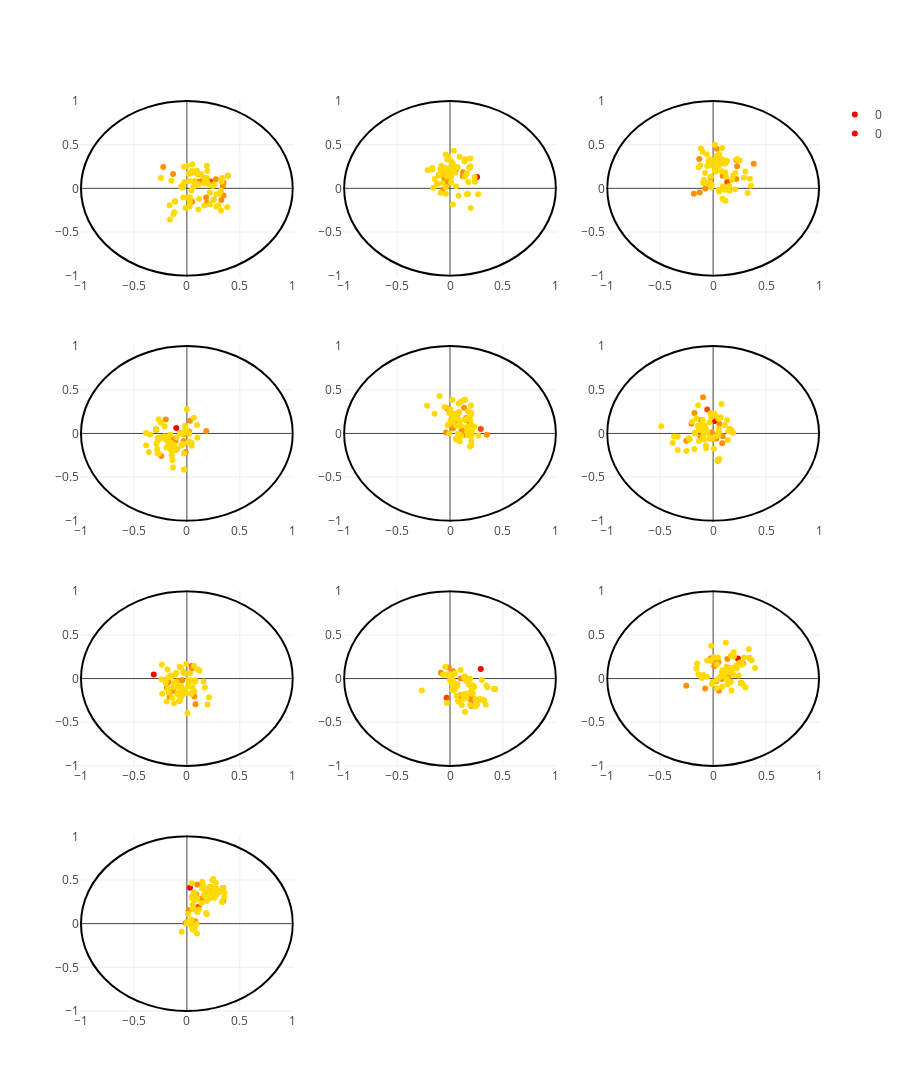

Notebook code cell kept with this figure:
### Code cell
hyp_model = Glove.load(hyp_model_fn["50_2D"])
hyp_wv = hyp_model.wv
offset = None # np.array([0.25, 0])

plot_wordnet_per_level(hyp_model, labeled_word_dict, ratio_words=1,
                       left_offset=offset, right_offset=offset, aggregate="w")

### Figure 1 — Plotly figure (JSON) as saved in the notebook; plotly's stock layout.template omitted (floating-point values rounded to 4 significant figures)
{"data": [{"marker": {"color": "rgb(255, 0, 0)"}, "mode": "markers", "name": "0", "text": ["entity"], "textposition": "top right", "type": "scatter", "x": [0.09753], "xaxis": "x1", "y": [0.07305], "yaxis": "y1"}, {"marker": {"color": "rgb(255, 0, 0)"}, "mode": "markers", "name": "0", "text": ["entity"], "textposition": "top right", "type": "scatter", "x": [0.2551], "xaxis": "x2", "y": [0.1301], "yaxis": "y2"}, {"marker": {"color": "rgb(255, 0, 0)"}, "mode": "markers", "name": "0", "showlegend": false, "text": ["entity"], "textposition": "top right", "type": "scatter", "x": [0.07204], "xaxis": "x3", "y": [0.3036], "yaxis": "y3"}, {"marker": {"color": "rgb(255, 0, 0)"}, "mode": "markers", "name": "0", "showlegend": false, "text": ["entity"], "textposition": "top right", "type": "scatter", "x": [-0.1005], "xaxis": "x4", "y": [0.06111], "yaxis": "y4"}, {"marker": {"color": "rgb(255, 0, 0)"}, "mode": "markers", "name": "0", "showlegend": false, "text": ["entity"], "textposition": "top right", "type": "scatter", "x": [0.1795], "xaxis": "x5", "y": [0.1461], "yaxis": "y5"}, {"marker": {"color": "rgb(255, 0, 0)"}, "mode": "markers", "name": "0", "showlegend": false, "text": ["entity"], "textposition": "top right", "type": "scatter", "x": [0.01856], "xaxis": "x6", "y": [0.1439], "yaxis": "y6"}, {"marker": {"color": "rgb(255, 0, 0)"}, "mode": "markers", "name": "0", "showlegend": false, "text": ["entity"], "textposition": "top right", "type": "scatter", "x": [-0.3129], "xaxis": "x7", "y": [0.04636], "yaxis": "y7"}, {"marker": {"color": "rgb(255, 0, 0)"}, "mode": "markers", "name": "0", "showlegend": false, "text": ["entity"], "textposition": "top right", "type": "scatter", "x": [0.2904], "xaxis": "x8", "y": [0.1099], "yaxis": "y8"}, {"marker": {"color": "rgb(255, 0, 0)"}, "mode": "markers", "name": "0", "showlegend": false, "text": ["entity"], "textposition": "top right", "type": "scatter", "x": [0.234], "xaxis": "x9", "y": [0.2282], "yaxis": "y9"}, {"marker": {"color": "rgb(255, 0, 0)"}, "mode": "markers", "name": "0", "showlegend": false, "text": ["entity"], "textposition": "top right", "type": "scatter", "x": [0.02883], "xaxis": "x10", "y": [0.41], "yaxis": "y10"}, {"marker": {"color": "rgb(255, 72, 0)"}, "mode": "markers", "name": "1", "showlegend": false, "text": ["abstraction", "thing"], "textposition": "top right", "type": "scatter", "x": [0.2223, 0.2435], "xaxis": "x1", "y": [0.07738, 0.02851], "yaxis": "y1"}, {"marker": {"color": "rgb(255, 72, 0)"}, "mode": "markers", "name": "1", "showlegend": false, "text": ["abstraction", "thing"], "textposition": "top right", "type": "scatter", "x": [0.05236, 0.005583], "xaxis": "x2", "y": [0.21, 0.2175], "yaxis": "y2"}, {"marker": {"color": "rgb(255, 72, 0)"}, "mode": "markers", "name": "1", "showlegend": false, "text": ["abstraction", "thing"], "textposition": "top right", "type": "scatter", "x": [0.1327, 0.04435], "xaxis": "x3", "y": [0.0714, 0.2724], "yaxis": "y3"}, {"marker": {"color": "rgb(255, 72, 0)"}, "mode": "markers", "name": "1", "showlegend": false, "text": ["abstraction", "thing"], "textposition": "top right", "type": "scatter", "x": [-0.01799, -0.2907], "xaxis": "x4", "y": [0.002047, 0.04658], "yaxis": "y4"}, {"marker": {"color": "rgb(255, 72, 0)"}, "mode": "markers", "name": "1", "showlegend": false, "text": ["abstraction", "thing"], "textposition": "top right", "type": "scatter", "x": [0.2908, 0.04322], "xaxis": "x5", "y": [0.05025, 0.2187], "yaxis": "y5"}, {"marker": {"color": "rgb(255, 72, 0)"}, "mode": "markers", "name": "1", "showlegend": false, "text": ["abstraction", "thing"], "textposition": "top right", "type": "scatter", "x": [-0.05548, 0.04437], "xaxis": "x6", "y": [0.2752, -0.3087], "yaxis": "y6"}, {"marker": {"color": "rgb(255, 72, 0)"}, "mode": "markers", "name": "1", "showlegend": false, "text": ["abstraction", "thing"], "textposition": "top right", "type": "scatter", "x": [0.04677, -0.1243], "xaxis": "x7", "y": [0.1429, -0.101], "yaxis": "y7"}, {"marker": {"color": "rgb(255, 72, 0)"}, "mode": "markers", "name": "1", "showlegend": false, "text": ["abstraction", "thing"], "textposition": "top right", "type": "scatter", "x": [-0.03271, 0.1444], "xaxis": "x8", "y": [-0.2211, -0.2005], "yaxis": "y8"}, {"marker": {"color": "rgb(255, 72, 0)"}, "mode": "markers", "name": "1", "showlegend": false, "text": ["abstraction", "thing"], "textposition": "top right", "type": "scatter", "x": [0.03189, 0.2633], "xaxis": "x9", "y": [0.1716, -0.05081], "yaxis": "y9"}, {"marker": {"color": "rgb(255, 72, 0)"}, "mode": "markers", "name": "1", "showlegend": false, "text": ["abstraction", "thing"], "textposition": "top right", "type": "scatter", "x": [0.1099, 0.3429], "xaxis": "x10", "y": [0.1939, 0.4073], "yaxis": "y10"}, {"marker": {"color": "rgb(255, 145, 0)"}, "mode": "markers", "name": "2", "showlegend": false, "text": ["thing", "object", "matter", "attribute", "process", "group", "relation", "communication", "measure", "change", "freshener", "horror", "pacifier", "stinker", "otherworld", "set", "substance"], "textposition": "top right", "type": "scatter", "x": [0.2435, 0.3454, 0.3396, 0.273, 0.3461, -0.1125, 0.1414, 0.1818, 0.3255, 0.2524, 0.1885, -0.2233, 0.1094, 0.11, -0.1305, 0.05028, 0.3864], "xaxis": "x1", "y": [0.02851, 0.06561, 0.02787, 0.1028, -0.08311, -0.1505, 0.08749, -0.1036, -0.1333, -0.1312, -0.166, 0.245, 0.1656, 0.05932, 0.164, -0.1541, 0.1452], "yaxis": "y1"}, {"marker": {"color": "rgb(255, 145, 0)"}, "mode": "markers", "name": "2", "showlegend": false, "text": ["thing", "object", "matter", "attribute", "process", "group", "relation", "communication", "measure", "change", "freshener", "horror", "pacifier", "stinker", "otherworld", "set", "substance"], "textposition": "top right", "type": "scatter", "x": [0.005583, 0.1216, -0.04295, -0.03614, -0.0491, 0.1846, -0.05654, 0.1235, -0.03529, -0.1711, -0.01096, -0.1057, -0.01967, -0.06529, -0.04478, -0.07205, 0.006685], "xaxis": "x2", "y": [0.2175, 0.1383, 0.2176, 0.0549, 0.1748, 0.2385, 0.1258, 0.1832, 0.1033, 0.2177, 0.09693, 0.1504, 0.06636, -0.01736, 0.07901, 0.1498, 0.1475], "yaxis": "y2"}, {"marker": {"color": "rgb(255, 145, 0)"}, "mode": "markers", "name": "2", "showlegend": false, "text": ["thing", "object", "matter", "attribute", "process", "group", "relation", "communication", "measure", "change", "freshener", "horror", "pacifier", "stinker", "otherworld", "set", "substance"], "textposition": "top right", "type": "scatter", "x": [0.04435, 0.1198, 0.02263, 0.3839, -0.131, -0.04161, 0.2263, 0.2196, 0.2187, 0.02936, -0.1821, -0.02359, -0.127, -0.07344, 0.09003, 0.03307, -0.01851], "xaxis": "x3", "y": [0.2724, 0.2977, 0.2575, 0.2819, 0.3347, 0.3168, 0.2523, 0.3234, 0.1069, 0.3366, -0.06051, 0.1218, -0.04757, -0.0005718, 0.1442, 0.4525, 0.04229], "yaxis": "y3"}, {"marker": {"color": "rgb(255, 145, 0)"}, "mode": "markers", "name": "2", "showlegend": false, "text": ["thing", "object", "matter", "attribute", "process", "group", "relation", "communication", "measure", "change", "freshener", "horror", "pacifier", "stinker", "otherworld", "set", "substance"], "textposition": "top right", "type": "scatter", "x": [-0.2907, -0.1429, -0.1505, -0.1079, -0.1341, -0.06433, -0.1152, 0.02087, -0.2421, -0.121, 0.1836, -0.199, -0.03101, -0.03058, 0.02918, -0.0121, -0.2497], "xaxis": "x4", "y": [0.04658, -0.05882, -0.1181, -0.08737, -0.1217, 0.001557, -0.1725, 0.02259, -0.2595, -0.13, 0.02799, 0.1607, -0.08597, -0.005741, 0.1465, -0.2126, -0.04552], "yaxis": "y4"}, {"marker": {"color": "rgb(255, 145, 0)"}, "mode": "markers", "name": "2", "showlegend": false, "text": ["thing", "object", "matter", "attribute", "process", "group", "relation", "communication", "measure", "change", "freshener", "horror", "pacifier", "stinker", "otherworld", "set", "substance"], "textposition": "top right", "type": "scatter", "x": [0.04322, 0.1335, -0.02574, 0.02911, 0.1529, 0.07177, 0.04437, 0.1109, 0.02034, 0.08322, 0.03024, 0.3481, 0.1287, -0.03676, 0.07011, 0.06981, 0.1496], "xaxis": "x5", "y": [0.2187, 0.293, 0.2862, 0.06004, 0.1781, 0.09237, 0.1993, 0.03547, 0.1751, 0.2425, 0.07488, -0.01573, -0.01915, 0.01094, 0.1236, 0.2159, 0.1569], "yaxis": "y5"}, {"marker": {"color": "rgb(255, 145, 0)"}, "mode": "markers", "name": "2", "showlegend": false, "text": ["thing", "object", "matter", "attribute", "process", "group", "relation", "communication", "measure", "change", "freshener", "horror", "pacifier", "stinker", "otherworld", "set", "substance"], "textposition": "top right", "type": "scatter", "x": [0.04437, -0.07793, 0.02886, 0.08634, -0.1763, -0.1737, 0.05728, -0.0953, -0.1158, -0.08556, -0.2035, -0.1092, -0.1189, 0.09083, -0.01257, -0.2531, -0.09541], "xaxis": "x6", "y": [-0.3087, 0.03119, -0.06006, -0.1113, 0.2334, 0.002225, 0.1072, 0.4133, 0.1528, 0.003666, 0.1107, -0.0645, -0.03237, -0.03251, 0.01296, -0.08453, 0.05757], "yaxis": "y6"}, {"marker": {"color": "rgb(255, 145, 0)"}, "mode": "markers", "name": "2", "showlegend": false, "text": ["thing", "object", "matter", "attribute", "process", "group", "relation", "communication", "measure", "change", "freshener", "horror", "pacifier", "stinker", "otherworld", "set", "substance"], "textposition": "top right", "type": "scatter", "x": [-0.1243, -0.104, -0.1301, -0.08967, -0.1891, -0.07062, -0.09348, -0.1629, -0.1728, -0.1688, -0.05073, 0.07059, -0.02937, 0.04549, -0.04549, 0.0813, -0.09479], "xaxis": "x7", "y": [-0.101, -0.06875, -0.1435, -0.02914, -0.1084, -0.2539, -0.05603, -0.211, -0.04244, -0.1614, -0.0202, -0.2067, 0.06898, 0.1146, -0.02224, -0.2954, -0.09141], "yaxis": "y7"}, {"marker": {"color": "rgb(255, 145, 0)"}, "mode": "markers", "name": "2", "showlegend": false, "text": ["thing", "object", "matter", "attribute", "process", "group", "relation", "communication", "measure", "change", "freshener", "horror", "pacifier", "stinker", "otherworld", "set", "substance"], "textposition": "top right", "type": "scatter", "x": [0.1444, 0.05726, 0.1988, 0.1073, 0.2011, 0.4194, 0.2036, 0.1433, 0.2042, 0.3213, 0.101, 0.1018, -0.0121, 0.02764, -0.08582, 0.2175, 0.1821], "xaxis": "x8", "y": [-0.2005, -0.06601, -0.2581, -0.185, -0.315, -0.1192, -0.1508, -0.1793, -0.2048, -0.2501, -0.0006356, -0.2207, 0.1274, 0.08411, 0.06691, -0.2383, -0.0692], "yaxis": "y8"}, {"marker": {"color": "rgb(255, 145, 0)"}, "mode": "markers", "name": "2", "showlegend": false, "text": ["thing", "object", "matter", "attribute", "process", "group", "relation", "communication", "measure", "change", "freshener", "horror", "pacifier", "stinker", "otherworld", "set", "substance"], "textposition": "top right", "type": "scatter", "x": [0.2633, 0.0112, 0.2822, 0.01506, 0.2684, -0.02152, 0.135, 0.142, -0.02108, 0.1572, -0.2536, 0.08297, 0.05481, -0.0757, 0.02829, 0.05031, 0.3439], "xaxis": "x9", "y": [-0.05081, 0.1409, 0.1717, 0.2059, 0.177, 0.2065, 0.2249, 0.01476, 0.233, 0.1085, -0.08367, -0.006313, -0.1396, -0.1136, -0.03007, 0.1868, 0.236], "yaxis": "y9"}, {"marker": {"color": "rgb(255, 145, 0)"}, "mode": "markers", "name": "2", "showlegend": false, "text": ["thing", "object", "matter", "attribute", "process", "group", "relation", "communication", "measure", "change", "freshener", "horror", "pacifier", "stinker", "otherworld", "set", "substance"], "textposition": "top right", "type": "scatter", "x": [0.3429, 0.2227, 0.2753, 0.01559, 0.3426, 0.1544, 0.08855, 0.2133, 0.1336, 0.2785, 0.07817, 0.09769, 0.05421, -0.01209, 0.004591, 0.1821, 0.0782], "xaxis": "x10", "y": [0.4073, 0.4205, 0.3353, 0.1527, 0.2581, 0.4349, 0.3324, 0.3808, 0.2851, 0.4008, 0.02691, 0.4493, -0.02677, 0.007743, 0.02277, 0.3688, 0.2763], "yaxis": "y10"}, {"marker": {"color": "rgb(255, 218, 0)"}, "mode": "markers", "name": "3", "showlegend": false, "text": ["whole", "substance", "cognition", "motivation", "state", "location", "shape", "time", "space", "event", "possession", "phenomenon", "publication", "charm", "curio", "draw", "film", "hoodoo", "keepsake", "part", "property", "snake", "stuff", "subject", "triviality", "trait", "character", "thing", "personality", "cheerfulness", "ballast", "ethos", "eidos", "quality", "property", "inheritance", "position", "probability", "depth", "quantum", "interval", "group", "message", "contagion", "language", "community", "domain", "sainthood", "hail", "remains", "nature", "engine", "encapsulation", "relationship", "affinity", "change", "halogen", "point"], "textposition": "top right", "type": "scatter", "x": [0.1156, 0.3864, 0.1921, 0.1882, -0.1599, -0.01287, 0.2775, -0.01243, 0.1637, -0.1182, -0.02237, 0.1347, -0.03533, 0.01637, 0.02524, 0.02545, -0.2459, -0.1462, 0.07545, -0.1629, 0.02864, 0.03844, 0.3077, 0.2158, 0.1909, 0.1885, -0.0004951, 0.2435, 0.09181, 0.0457, 0.2959, -0.0358, -0.05491, 0.3213, 0.02864, 0.05107, 0.02707, 0.3223, 0.2785, 0.3306, 0.2197, -0.1125, 0.2058, 0.09314, 0.06173, -0.1279, 0.1633, 0.07335, -0.03732, 0.04323, 0.1078, 0.3811, 0.2598, -0.02782, 0.1651, 0.2524, 0.3279, 0.1088], "xaxis": "x1", "y": [-0.1177, 0.1452, 0.1994, 0.1194, -0.3567, -0.2242, -0.06831, -0.105, -0.1951, -0.2723, 0.07281, 0.1622, -0.1057, 0.1658, 0.08443, -0.2086, 0.1176, 0.08586, 0.08415, -0.1922, -0.1047, 0.1721, -0.06009, -0.04964, 0.06747, 0.2583, 0.2528, 0.02851, 0.1674, 0.1986, -0.1961, 0.04577, 0.01828, -0.254, -0.1047, 0.276, -0.1525, -0.02791, -0.2076, 0.1199, -0.1808, -0.1505, 0.04578, 0.2045, 0.01933, -0.2964, 0.05568, 0.04275, 0.01029, -0.02467, 0.0442, -0.2158, 0.04326, 0.2465, 0.12, -0.1312, 0.07972, -0.2424], "yaxis": "y1"}, {"marker": {"color": "rgb(255, 218, 0)"}, "mode": "markers", "name": "3", "showlegend": false, "text": ["whole", "substance", "cognition", "motivation", "state", "location", "shape", "time", "space", "event", "possession", "phenomenon", "publication", "charm", "curio", "draw", "film", "hoodoo", "keepsake", "part", "property", "snake", "stuff", "subject", "triviality", "trait", "character", "thing", "personality", "cheerfulness", "ballast", "ethos", "eidos", "quality", "property", "inheritance", "position", "probability", "depth", "quantum", "interval", "group", "message", "contagion", "language", "community", "domain", "sainthood", "hail", "remains", "nature", "engine", "encapsulation", "relationship", "affinity", "change", "halogen", "point"], "textposition": "top right", "type": "scatter", "x": [-0.05002, 0.006685, 0.009686, -8.594e-05, -0.03948, 0.1579, 0.09066, -0.09243, 0.2329, -0.1671, -0.0294, 0.02928, 0.08106, -0.01465, 0.1583, -0.2101, -0.07008, 0.02209, -0.08863, -0.04725, 0.234, 0.1435, 0.1406, -0.06837, -0.1237, 0.01028, 0.03346, 0.005583, -0.04055, -0.08453, 0.1725, 0.1381, 0.02633, 0.02344, 0.234, 0.01027, 0.01046, -0.1575, 0.0503, -0.1003, -0.03888, 0.1846, 0.1708, -0.1179, 0.1933, 0.1912, 0.196, -0.1437, -0.08148, 0.0721, 0.03718, 0.2647, -0.03805, -0.02587, -0.02247, -0.1711, 0.05726, -0.01914], "xaxis": "x2", "y": [0.232, 0.1475, 0.2131, 0.2326, 0.226, 0.1718, 0.3631, 0.2173, 0.129, 0.2331, 0.1355, 0.2033, -0.08368, 0.3679, -0.06738, 0.2064, 0.06221, 0.2149, -0.05081, 0.2148, 0.0771, 0.3343, 0.1314, 0.2022, 0.05748, 0.13, 0.2603, 0.2175, 0.3866, 0.1518, 0.07226, 0.3069, -0.1841, 0.2878, 0.0771, 0.06764, 0.3107, 0.00784, 0.1798, 0.1487, -0.06193, 0.2385, -0.06423, 0.05093, 0.2518, 0.3423, -0.2262, 0.107, 0.2579, 0.2411, 0.4304, -0.06859, 0.01334, 0.3314, 0.16, 0.2177, 0.02338, 0.2127], "yaxis": "y2"}, {"marker": {"color": "rgb(255, 218, 0)"}, "mode": "markers", "name": "3", "showlegend": false, "text": ["whole", "substance", "cognition", "motivation", "state", "location", "shape", "time", "space", "event", "possession", "phenomenon", "publication", "charm", "curio", "draw", "film", "hoodoo", "keepsake", "part", "property", "snake", "stuff", "subject", "triviality", "trait", "character", "thing", "personality", "cheerfulness", "ballast", "ethos", "eidos", "quality", "property", "inheritance", "position", "probability", "depth", "quantum", "interval", "group", "message", "contagion", "language", "community", "domain", "sainthood", "hail", "remains", "nature", "engine", "encapsulation", "relationship", "affinity", "change", "halogen", "point"], "textposition": "top right", "type": "scatter", "x": [-0.03037, -0.01851, 0.2068, 0.3047, 0.03036, 0.06126, 0.05134, -0.09684, 0.05685, -0.02882, -0.02716, 0.09362, -0.1357, 0.179, -0.08623, 0.2523, -0.05577, 0.1084, -0.0953, -0.05923, 0.02528, 0.0884, 0.0145, 0.05672, 0.1523, 0.3253, 0.08463, 0.04435, 0.02703, 0.05262, -0.01383, 0.1224, -0.07485, 0.1146, 0.02528, 0.2092, -0.1147, 0.3481, 0.1537, 0.2901, 0.1907, -0.04161, 0.01785, 0.0568, 0.1297, 0.1095, 0.2231, -0.04341, 0.1168, -0.122, 0.02251, -0.02126, 0.07977, 0.05188, 0.3566, 0.02936, -0.01856, 0.08552], "xaxis": "x3", "y": [0.3035, 0.04229, -0.01094, 0.1928, 0.3719, 0.3447, 0.2582, 0.4164, 0.3003, 0.2633, 0.3289, 0.02353, 0.2407, 0.09884, 0.09484, 0.3179, 0.2551, -0.01467, 0.06203, 0.3899, 0.2984, -0.1197, 0.202, 0.3893, 0.02578, -0.05269, 0.4605, 0.2724, 0.193, -0.01618, 0.04269, 0.1336, 0.1757, 0.1824, 0.2984, 0.1752, 0.4596, 0.1107, -0.02796, 0.1216, 0.151, 0.3168, 0.4989, -0.03664, 0.3158, 0.2822, 0.3355, 0.06179, -0.1424, 0.2613, 0.2349, 0.1354, 0.1968, 0.2594, 0.02958, 0.3366, 0.01208, 0.331], "yaxis": "y3"}, {"marker": {"color": "rgb(255, 218, 0)"}, "mode": "markers", "name": "3", "showlegend": false, "text": ["whole", "substance", "cognition", "motivation", "state", "location", "shape", "time", "space", "event", "possession", "phenomenon", "publication", "charm", "curio", "draw", "film", "hoodoo", "keepsake", "part", "property", "snake", "stuff", "subject", "triviality", "trait", "character", "thing", "personality", "cheerfulness", "ballast", "ethos", "eidos", "quality", "property", "inheritance", "position", "probability", "depth", "quantum", "interval", "group", "message", "contagion", "language", "community", "domain", "sainthood", "hail", "remains", "nature", "engine", "encapsulation", "relationship", "affinity", "change", "halogen", "point"], "textposition": "top right", "type": "scatter", "x": [0.01614, -0.2497, -0.04478, -0.2807, -0.1114, -0.05202, -0.1931, -0.1484, 0.04546, -0.3861, -0.1429, -0.2665, -0.1564, -0.1877, 0.09933, -0.171, -0.21, 0.09568, -0.04676, 0.02172, -0.0262, -0.01702, -0.2471, -0.1544, -0.1573, -0.2058, -0.2723, -0.2907, -0.3483, -0.126, -0.03114, -0.01543, 0.06682, -0.1738, -0.0262, -0.1316, -0.2652, -0.3848, -0.2894, -0.0162, -0.3583, -0.06433, -0.1794, -0.1589, -0.0007366, 0.04438, 0.02271, -0.1365, -0.09095, -0.0278, -0.09793, -0.2729, -0.001298, -0.2766, -0.212, -0.121, 0.01797, -0.1667], "xaxis": "x4", "y": [-0.1031, -0.04552, -0.002877, -0.1791, -0.1938, -0.1384, -0.1607, -0.1914, -0.1082, 0.004333, -0.2507, 0.1615, -0.1067, -0.0831, -0.04897, -0.089, 0.08279, 0.09572, -0.1319, -0.09242, -0.4133, 0.08792, 0.124, -0.1073, -0.01743, -0.06433, -0.0487, 0.04658, -0.01321, -0.1595, -0.1178, 0.01253, 0.1785, -0.1307, -0.4133, -0.3903, -0.229, -0.1348, -0.1182, 0.03484, -0.2111, 0.001557, -0.09145, -0.01906, 0.2753, -0.1403, -0.002615, -0.3071, -0.1823, -0.2306, -0.04769, -0.07912, 0.02596, -0.2303, -0.03302, -0.13, -0.1007, -0.155], "yaxis": "y4"}, {"marker": {"color": "rgb(255, 218, 0)"}, "mode": "markers", "name": "3", "showlegend": false, "text": ["whole", "substance", "cognition", "motivation", "state", "location", "shape", "time", "space", "event", "possession", "phenomenon", "publication", "charm", "curio", "draw", "film", "hoodoo", "keepsake", "part", "property", "snake", "stuff", "subject", "triviality", "trait", "character", "thing", "personality", "cheerfulness", "ballast", "ethos", "eidos", "quality", "property", "inheritance", "position", "probability", "depth", "quantum", "interval", "group", "message", "contagion", "language", "community", "domain", "sainthood", "hail", "remains", "nature", "engine", "encapsulation", "relationship", "affinity", "change", "halogen", "point"], "textposition": "top right", "type": "scatter", "x": [0.1066, 0.1496, 0.1629, 0.1048, -0.2153, 0.1359, 0.1984, -0.05194, 0.1992, 0.2024, -0.008196, 0.1988, 0.2667, 0.2056, 0.05248, 0.008755, 0.1695, 0.09151, 0.2021, 0.02092, 0.1713, 0.003539, 0.1008, 0.02374, 0.09563, 0.07473, 0.05549, 0.04322, 0.07664, 0.09302, 0.05868, 0.2016, 0.1879, 0.1918, 0.1713, 0.1566, -0.1453, 0.03948, 0.08221, -0.02173, 0.1821, 0.07177, 0.1918, 0.2291, 0.0433, 0.006427, 0.1877, -0.007317, 0.05518, 0.1422, 0.1935, -0.0005093, 0.2037, 0.0505, 0.1556, 0.08322, 0.1707, -0.09832], "xaxis": "x5", "y": [0.3662, 0.1569, 0.01156, -0.026, 0.3172, 0.3801, 0.3188, 0.3023, 0.2401, 0.09615, 0.2333, 0.22, -0.02213, -0.01363, -0.06212, 0.1325, -0.02337, -0.01545, -0.1314, 0.3829, 0.2555, 0.276, 0.08897, 0.2001, 0.1519, -0.005344, 0.09226, 0.2187, -0.07434, -0.0885, 0.2109, -0.08495, -0.148, -0.007368, 0.2555, 0.1636, 0.226, 0.2065, 0.3416, 0.09778, 0.1852, 0.09237, 0.1519, 0.07735, 0.1924, 0.1507, 0.2319, -9.687e-05, 0.213, 0.385, 0.2342, 0.1171, 0.02207, 0.1671, 0.07264, 0.2425, 0.0784, 0.4283], "yaxis": "y5"}, {"marker": {"color": "rgb(255, 218, 0)"}, "mode": "markers", "name": "3", "showlegend": false, "text": ["whole", "substance", "cognition", "motivation", "state", "location", "shape", "time", "space", "event", "possession", "phenomenon", "publication", "charm", "curio", "draw", "film", "hoodoo", "keepsake", "part", "property", "snake", "stuff", "subject", "triviality", "trait", "character", "thing", "personality", "cheerfulness", "ballast", "ethos", "eidos", "quality", "property", "inheritance", "position", "probability", "depth", "quantum", "interval", "group", "message", "contagion", "language", "community", "domain", "sainthood", "hail", "remains", "nature", "engine", "encapsulation", "relationship", "affinity", "change", "halogen", "point"], "textposition": "top right", "type": "scatter", "x": [-0.06601, -0.09541, 0.07901, 0.1322, -0.09796, -0.1028, -0.1342, -0.222, -0.1977, -0.229, -0.3349, 0.07171, 0.1433, -0.06667, -0.03123, -0.2515, -0.223, 0.007576, -0.01094, -0.1712, -0.1333, -0.3343, 0.05888, 0.1386, 0.1716, 0.04907, -0.08534, 0.04437, 0.04812, 0.05525, -0.3686, 0.1889, -0.03422, -0.05377, -0.1333, -0.07886, -0.1425, -0.02444, -0.1176, -0.1414, -0.01831, -0.1737, 0.01812, 0.01266, 0.1736, 0.1581, -0.06786, 0.05338, -0.1774, -0.03083, 0.1095, -0.4897, -0.01817, 0.02349, -0.158, -0.08556, -0.3821, -0.09537], "xaxis": "x6", "y": [-0.1702, 0.05757, 0.3367, 0.1511, 0.1529, 0.1034, -0.08527, -0.06867, 0.1333, -0.05617, -0.03677, 0.1829, 0.02563, -0.1385, -0.0453, -0.2001, -0.07125, -0.1757, -0.0611, 0.008293, 0.03936, -0.1881, -0.2936, -0.07457, 0.0409, -0.01961, -0.06897, -0.3087, 0.1689, 0.01979, -0.03479, 0.005978, 0.1295, 0.01618, 0.03936, 0.08828, 0.08863, 0.2279, 0.09934, 0.3225, 0.1863, 0.002225, -0.03397, 0.2274, 0.03208, 0.05391, 0.04651, 0.05383, -0.1777, -0.05931, 0.09355, 0.08269, 0.232, 0.2018, 0.17, 0.003666, -0.1106, -0.04755], "yaxis": "y6"}, {"marker": {"color": "rgb(255, 218, 0)"}, "mode": "markers", "name": "3", "showlegend": false, "text": ["whole", "substance", "cognition", "motivation", "state", "location", "shape", "time", "space", "event", "possession", "phenomenon", "publication", "charm", "curio", "draw", "film", "hoodoo", "keepsake", "part", "property", "snake", "stuff", "subject", "triviality", "trait", "character", "thing", "personality", "cheerfulness", "ballast", "ethos", "eidos", "quality", "property", "inheritance", "position", "probability", "depth", "quantum", "interval", "group", "message", "contagion", "language", "community", "domain", "sainthood", "hail", "remains", "nature", "engine", "encapsulation", "relationship", "affinity", "change", "halogen", "point"], "textposition": "top right", "type": "scatter", "x": [-0.04656, -0.09479, -0.05413, -0.2391, -0.06643, 0.05453, 0.06522, 0.005677, -0.03951, -0.1207, -0.1782, -0.05231, -0.1402, -0.006257, 0.01417, -0.08223, 0.1944, 0.02832, 0.04151, 0.0369, -0.09739, 0.1021, -0.01933, -0.06213, -0.05831, -0.06817, 0.2088, -0.1243, 0.04362, -0.1015, -0.03285, -0.2363, 0.1686, 0.07115, -0.09739, -0.1538, -0.2009, -0.1184, -0.006148, 0.1189, -0.1447, -0.07062, -0.2331, -0.07868, -0.1907, -0.09102, -0.1791, -0.1836, 0.01622, 0.04392, 0.009865, 0.08028, -0.01725, -0.07612, -0.1048, -0.1688, 0.1579, 0.07317], "xaxis": "x7", "y": [-0.1969, -0.09141, -0.09189, -0.007785, -0.09327, -0.1079, 0.1477, -0.3937, -0.1599, -0.2831, -0.1096, -0.1273, -0.2206, 0.1659, -0.014, -0.1831, -0.2973, 0.06024, -0.02321, -0.1675, -0.04595, 0.1058, -0.1271, -0.2424, 0.1252, 0.1359, -0.2143, -0.101, -0.1729, 0.06478, 0.08029, 0.1585, -0.1012, -0.1455, -0.04595, 0.0344, -0.04718, -0.04292, -0.1669, 0.09058, 0.02306, -0.2539, -0.1747, -0.09019, -0.2614, -0.1679, 0.00804, 0.1025, -0.06731, -0.1716, -0.09001, -0.0183, 0.0568, -0.1869, 0.05117, -0.1614, -0.03478, -0.04025], "yaxis": "y7"}, {"marker": {"color": "rgb(255, 218, 0)"}, "mode": "markers", "name": "3", "showlegend": false, "text": ["whole", "substance", "cognition", "motivation", "state", "location", "shape", "time", "space", "event", "possession", "phenomenon", "publication", "charm", "curio", "draw", "film", "hoodoo", "keepsake", "part", "property", "snake", "stuff", "subject", "triviality", "trait", "character", "thing", "personality", "cheerfulness", "ballast", "ethos", "eidos", "quality", "property", "inheritance", "position", "probability", "depth", "quantum", "interval", "group", "message", "contagion", "language", "community", "domain", "sainthood", "hail", "remains", "nature", "engine", "encapsulation", "relationship", "affinity", "change", "halogen", "point"], "textposition": "top right", "type": "scatter", "x": [0.2069, 0.1821, 0.02848, 0.1917, 0.3434, 0.1552, 0.04338, 0.2872, 0.1432, 0.121, 0.2294, 0.1273, 0.1416, 0.00628, -0.04452, 0.08828, 0.2542, -0.03396, -0.06465, 0.2774, 0.4242, 0.09796, 0.0752, 0.2397, 0.02081, 0.04549, 0.2098, 0.1444, 0.1495, 0.01653, 0.0617, 0.0003329, 0.0685, 0.3383, 0.4242, 0.1896, 0.2062, 0.02444, 0.1124, -0.02847, -0.2662, 0.4194, 0.06626, 0.1305, 0.03495, 0.3543, 0.06908, -0.007089, 0.02214, 0.1541, 0.2164, 0.1878, -0.02754, 0.3011, 0.1409, 0.3213, 0.04626, 0.2413], "xaxis": "x8", "y": [-0.174, -0.0692, -0.02416, -0.1607, -0.08029, -0.1744, -0.07443, -0.2349, -0.1777, -0.1865, -0.0945, -0.2328, -0.3837, -0.03159, 0.1339, -0.2686, -0.3003, 0.04754, 0.04269, -0.2415, -0.1192, 0.09791, -0.2567, -0.3202, 0.02267, -0.1218, -0.07786, -0.2005, -0.02193, 0.03928, -0.1964, -0.01443, -0.08596, -0.3013, -0.1192, -0.003293, -0.1154, -0.06154, -0.304, -0.279, -0.1377, -0.1192, -0.0698, 0.01666, -0.1339, -0.09979, -0.06521, 0.0487, -0.1296, -0.2203, -0.1716, -0.3023, 0.04687, -0.01586, 0.0226, -0.2501, 0.06067, -0.2377], "yaxis": "y8"}, {"marker": {"color": "rgb(255, 218, 0)"}, "mode": "markers", "name": "3", "showlegend": false, "text": ["whole", "substance", "cognition", "motivation", "state", "location", "shape", "time", "space", "event", "possession", "phenomenon", "publication", "charm", "curio", "draw", "film", "hoodoo", "keepsake", "part", "property", "snake", "stuff", "subject", "triviality", "trait", "character", "thing", "personality", "cheerfulness", "ballast", "ethos", "eidos", "quality", "property", "inheritance", "position", "probability", "depth", "quantum", "interval", "group", "message", "contagion", "language", "community", "domain", "sainthood", "hail", "remains", "nature", "engine", "encapsulation", "relationship", "affinity", "change", "halogen", "point"], "textposition": "top right", "type": "scatter", "x": [0.2193, 0.3439, 0.1689, 0.08509, 0.3372, 0.2405, -0.05626, 0.1889, -0.05976, 0.1268, 0.2542, 0.2236, 0.2626, 0.1681, 0.1499, 0.03141, 0.1707, -0.1386, 0.08587, 0.1919, 0.3629, 0.122, 0.3058, 0.292, 0.1577, -0.01866, 0.07841, 0.2633, 0.1913, -0.01142, -0.004161, 0.05897, 0.09465, 0.1966, 0.3629, 0.1683, 0.0362, 0.008968, -0.1078, 0.005001, -0.09275, -0.02152, 0.174, 0.1353, 0.1201, 0.3958, 0.1944, 0.08634, 0.03148, 0.2366, 0.2741, -0.157, 0.1284, 0.2813, 0.04637, 0.1572, -0.1504, 0.1332], "xaxis": "x9", "y": [0.146, 0.236, 0.1219, -0.09276, 0.3346, 0.03596, 0.2069, 0.119, 0.01932, 0.1355, 0.1844, 0.1162, 0.1842, -0.03616, -0.04806, -0.01544, 0.06792, 0.04981, 0.06464, 0.2483, 0.2104, -0.003424, -0.1022, 0.2408, 0.1137, 0.3755, 0.02869, -0.05081, 0.0474, -0.06097, -0.03598, 0.008873, 0.05352, 0.2561, 0.2104, 0.2611, 0.1608, 0.2429, 0.005892, 0.2381, 0.03979, 0.2065, -0.1381, -0.06633, 0.411, 0.1199, 0.3025, 0.0924, -0.1108, 0.1665, 0.1578, 0.1154, 0.06845, -0.06549, 0.2399, 0.1085, 0.1733, -0.001867], "yaxis": "y9"}, {"marker": {"color": "rgb(255, 218, 0)"}, "mode": "markers", "name": "3", "showlegend": false, "text": ["whole", "substance", "cognition", "motivation", "state", "location", "shape", "time", "space", "event", "possession", "phenomenon", "publication", "charm", "curio", "draw", "film", "hoodoo", "keepsake", "part", "property", "snake", "stuff", "subject", "triviality", "trait", "character", "thing", "personality", "cheerfulness", "ballast", "ethos", "eidos", "quality", "property", "inheritance", "position", "probability", "depth", "quantum", "interval", "group", "message", "contagion", "language", "community", "domain", "sainthood", "hail", "remains", "nature", "engine", "encapsulation", "relationship", "affinity", "change", "halogen", "point"], "textposition": "top right", "type": "scatter", "x": [0.2711, 0.0782, 0.2381, 0.1359, 0.1662, 0.2772, 0.1659, 0.3545, 0.2729, 0.3535, 0.07344, 0.1809, 0.144, 0.1881, -0.04901, 0.1813, 0.24, 0.03505, -0.0003043, 0.2552, 0.1111, 0.07586, 0.2596, 0.2226, 0.04973, 0.1872, 0.1448, 0.3429, 0.04602, 0.09567, 0.05625, 0.05399, 0.09767, 0.3308, 0.1111, 0.01063, 0.1915, 0.172, 0.2163, 0.1617, 0.04863, 0.1544, 0.2555, 0.04159, 0.2494, 0.2701, 0.05115, 0.0584, 0.09076, 0.06634, 0.2517, 0.09779, 0.005631, 0.2147, 0.05584, 0.2785, 0.02202, 0.3047], "xaxis": "x10", "y": [0.3756, 0.2763, 0.3299, 0.2336, 0.3273, 0.3348, 0.4023, 0.3532, 0.4659, 0.3023, -0.05027, 0.3821, 0.4044, 0.1083, -0.09133, 0.1217, 0.4973, -0.009308, 0.002853, 0.3788, 0.1595, 0.3257, 0.2959, 0.3455, -0.05139, 0.2592, 0.4796, 0.4073, 0.4636, -0.1122, -0.05845, 0.2183, 0.1326, 0.248, 0.1595, 0.1103, 0.3895, 0.3422, 0.2865, 0.3261, 0.2907, 0.4349, 0.3679, 0.04759, 0.5121, 0.3597, 0.3141, -0.07008, -0.001366, 0.3571, 0.3594, 0.2889, 0.01536, 0.422, 0.165, 0.4008, 0.02248, 0.3619], "yaxis": "y10"}], "layout": {"height": 1200, "shapes": [{"line": {"color": "rgba(0, 0, 0, 1)"}, "type": "circle", "x0": -1, "x1": 1, "xref": "x1", "y0": -1, "y1": 1, "yref": "y1"}, {"line": {"color": "rgba(0, 0, 0, 1)"}, "type": "circle", "x0": -1, "x1": 1, "xref": "x2", "y0": -1, "y1": 1, "yref": "y2"}, {"line": {"color": "rgba(0, 0, 0, 1)"}, "type": "circle", "x0": -1, "x1": 1, "xref": "x3", "y0": -1, "y1": 1, "yref": "y3"}, {"line": {"color": "rgba(0, 0, 0, 1)"}, "type": "circle", "x0": -1, "x1": 1, "xref": "x4", "y0": -1, "y1": 1, "yref": "y4"}, {"line": {"color": "rgba(0, 0, 0, 1)"}, "type": "circle", "x0": -1, "x1": 1, "xref": "x5", "y0": -1, "y1": 1, "yref": "y5"}, {"line": {"color": "rgba(0, 0, 0, 1)"}, "type": "circle", "x0": -1, "x1": 1, "xref": "x6", "y0": -1, "y1": 1, "yref": "y6"}, {"line": {"color": "rgba(0, 0, 0, 1)"}, "type": "circle", "x0": -1, "x1": 1, "xref": "x7", "y0": -1, "y1": 1, "yref": "y7"}, {"line": {"color": "rgba(0, 0, 0, 1)"}, "type": "circle", "x0": -1, "x1": 1, "xref": "x8", "y0": -1, "y1": 1, "yref": "y8"}, {"line": {"color": "rgba(0, 0, 0, 1)"}, "type": "circle", "x0": -1, "x1": 1, "xref": "x9", "y0": -1, "y1": 1, "yref": "y9"}, {"line": {"color": "rgba(0, 0, 0, 1)"}, "type": "circle", "x0": -1, "x1": 1, "xref": "x10", "y0": -1, "y1": 1, "yref": "y10"}], "width": 900, "xaxis1": {"anchor": "y1", "domain": [0, 0.2889]}, "xaxis10": {"anchor": "y10", "domain": [0, 0.2889]}, "xaxis11": {"anchor": "y11", "domain": [0.3556, 0.6444]}, "xaxis12": {"anchor": "y12", "domain": [0.7111, 1]}, "xaxis2": {"anchor": "y2", "domain": [0.3556, 0.6444]}, "xaxis3": {"anchor": "y3", "domain": [0.7111, 1]}, "xaxis4": {"anchor": "y4", "domain": [0, 0.2889]}, "xaxis5": {"anchor": "y5", "domain": [0.3556, 0.6444]}, "xaxis6": {"anchor": "y6", "domain": [0.7111, 1]}, "xaxis7": {"anchor": "y7", "domain": [0, 0.2889]}, "xaxis8": {"anchor": "y8", "domain": [0.3556, 0.6444]}, "xaxis9": {"anchor": "y9", "domain": [0.7111, 1]}, "yaxis1": {"anchor": "x1", "domain": [0.8063, 1]}, "yaxis10": {"anchor": "x10", "domain": [0, 0.1938]}, "yaxis11": {"anchor": "x11", "domain": [0, 0.1938]}, "yaxis12": {"anchor": "x12", "domain": [0, 0.1938]}, "yaxis2": {"anchor": "x2", "domain": [0.8063, 1]}, "yaxis3": {"anchor": "x3", "domain": [0.8063, 1]}, "yaxis4": {"anchor": "x4", "domain": [0.5375, 0.7312]}, "yaxis5": {"anchor": "x5", "domain": [0.5375, 0.7312]}, "yaxis6": {"anchor": "x6", "domain": [0.5375, 0.7312]}, "yaxis7": {"anchor": "x7", "domain": [0.2687, 0.4625]}, "yaxis8": {"anchor": "x8", "domain": [0.2687, 0.4625]}, "yaxis9": {"anchor": "x9", "domain": [0.2687, 0.4625]}}}
